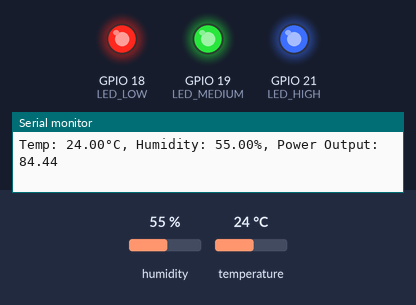
The sketch below on a simulated ESP32. On the bench: output pins drawn as LEDs (lit = HIGH), the last lines printed to the serial monitor. The test bench sets the inputs (shaded band); at power-on: humidity 55 %, temperature 24 °C.

Above: at 3.2 s.
3.3 s: humidity set to 35 %
6.0 s: humidity set to 32 %
At 6.9 s:
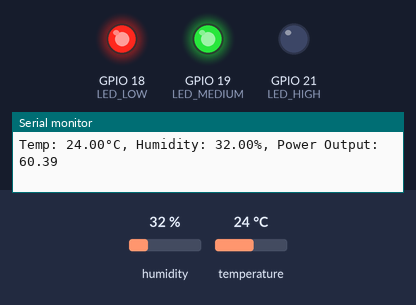
8.7 s: temperature set to 15.8 °C
11.4 s: temperature set to 15.1 °C
At 13.3 s:
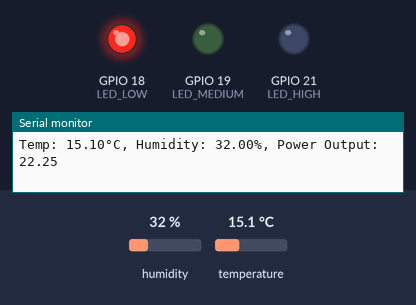
14.1 s: temperature set to 19 °C
At 16.8 s:
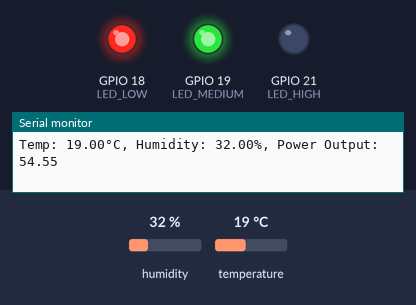
17.5 s: humidity set to 34 %
20.2 s: humidity set to 37 %
At 23.2 s:
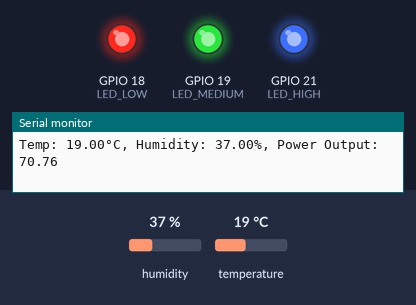
Timing chart, 0 to 24.5 s (numbered marks = the images above; inputs shaded):
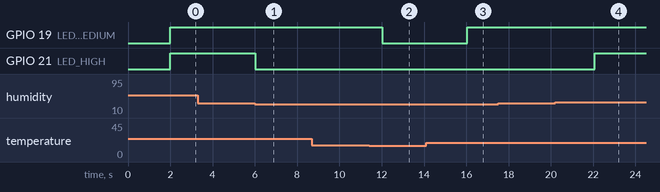

Measured:
- the behaviour switches between 34 and 33 % on humidity (found by bisection; images 0 and 1)
- the behaviour switches between 15.5 and 15.4 °C on temperature (found by bisection; images 1 and 2)
- the behaviour switches between 35 and 36 % on humidity (found by bisection; images 3 and 4)
- after the input at 6.0 s, GPIO 21 (LED_HIGH): HIGH → LOW at once
- after the input at 11.4 s, GPIO 19 (LED_MEDIUM): HIGH → LOW after 0.63 s
- after the input at 14.1 s, GPIO 19 (LED_MEDIUM): LOW → HIGH after 1.9 s
- after the input at 20.2 s, GPIO 21 (LED_HIGH): LOW → HIGH after 1.9 s

The sketch:

sketch.ino
```cpp
#include <DHT.h>
#include "Fuzzy.h"

// Định nghĩa các chân
#define DHTPIN 4
#define DHTTYPE DHT22
#define LED_LOW 18
#define LED_MEDIUM 19
#define LED_HIGH 21

// Khởi tạo cảm biến DHT
DHT dht(DHTPIN, DHTTYPE);

// Khởi tạo đối tượng logic mờ
Fuzzy* fuzzy = new Fuzzy();

// Khởi tạo các tập mờ cho nhiệt độ (cold, warm, hot)
FuzzySet* lowTemp = new FuzzySet(0, 0, 10, 20);
FuzzySet* mediumTemp = new FuzzySet(15, 20, 25, 35);
FuzzySet* highTemp = new FuzzySet(30, 40, 50, 50);

// Khởi tạo các tập mờ cho độ ẩm (dry, normal, humid)
FuzzySet* lowHumidity = new FuzzySet(0, 0, 20, 40);
FuzzySet* mediumHumidity = new FuzzySet(30, 40, 60, 70);
FuzzySet* highHumidity = new FuzzySet(60, 80, 100, 100);

// Khởi tạo các tập mờ cho công suất
FuzzySet* lowPower = new FuzzySet(0, 0, 20, 40);
FuzzySet* mediumPower = new FuzzySet(30, 40, 60, 70);
FuzzySet* highPower = new FuzzySet(60, 80, 100, 100);

// Định nghĩa các đối tượng mờ cho đầu vào và đầu ra
FuzzyInput* temp = new FuzzyInput(1);
FuzzyInput* humidity = new FuzzyInput(2);
FuzzyOutput* power = new FuzzyOutput(1);

// Định nghĩa các luật mờ antecedents
FuzzyRuleAntecedent *ifColdAndDry   = new FuzzyRuleAntecedent();
FuzzyRuleAntecedent *ifColdAndNormal = new FuzzyRuleAntecedent();
FuzzyRuleAntecedent *ifColdAndHumid  = new FuzzyRuleAntecedent();
FuzzyRuleAntecedent *ifWarmAndDry    = new FuzzyRuleAntecedent();
FuzzyRuleAntecedent *ifWarmAndNormal = new FuzzyRuleAntecedent();
FuzzyRuleAntecedent *ifWarmAndHumid  = new FuzzyRuleAntecedent();
FuzzyRuleAntecedent *ifHotAndDry     = new FuzzyRuleAntecedent();
FuzzyRuleAntecedent *ifHotAndNormal  = new FuzzyRuleAntecedent();
FuzzyRuleAntecedent *ifHotAndHumid   = new FuzzyRuleAntecedent();

// Định nghĩa các luật mờ consequents (chúng được tạo ở đây, nhưng sẽ được setup trong setup())
FuzzyRuleConsequent *thenLow    = new FuzzyRuleConsequent();
FuzzyRuleConsequent *thenMedium = new FuzzyRuleConsequent();
FuzzyRuleConsequent *thenHigh   = new FuzzyRuleConsequent();

void setup() {
  Serial.begin(115200);

  // Khởi động cảm biến DHT
  dht.begin();
  delay(2000); // Chờ cảm biến ổn định
  float testT = dht.readTemperature();
  float testH = dht.readHumidity();
  if (isnan(testT) || isnan(testH)) {
    Serial.println("DHT sensor error! Check wiring.");
    while (1); // Dừng chương trình nếu cảm biến lỗi
  }

  // Cấu hình chân LED
  pinMode(LED_LOW, OUTPUT);
  pinMode(LED_MEDIUM, OUTPUT);
  pinMode(LED_HIGH, OUTPUT);

  // Thêm các tập mờ vào biến mờ của nhiệt độ
  temp->addFuzzySet(lowTemp);
  temp->addFuzzySet(mediumTemp);
  temp->addFuzzySet(highTemp);

  // Thêm các tập mờ vào biến mờ của độ ẩm
  humidity->addFuzzySet(lowHumidity);
  humidity->addFuzzySet(mediumHumidity);
  humidity->addFuzzySet(highHumidity);

  // Thêm các tập mờ vào biến mờ của công suất
  power->addFuzzySet(lowPower);
  power->addFuzzySet(mediumPower);
  power->addFuzzySet(highPower);

  // Thêm các biến mờ vào hệ thống mờ
  fuzzy->addFuzzyInput(temp);
  fuzzy->addFuzzyInput(humidity);
  fuzzy->addFuzzyOutput(power);

  // Cấu hình các consequents
  thenLow->addOutput(lowPower);
  thenMedium->addOutput(mediumPower);
  thenHigh->addOutput(highPower);

  // Định nghĩa luật mờ cho từng trường hợp

  // Rule 1: If (Cold and Dry) then Low Power
  ifColdAndDry->joinWithAND(lowTemp, lowHumidity);
  fuzzy->addFuzzyRule(new FuzzyRule(1, ifColdAndDry, thenLow));

  // Rule 2: If (Cold and Normal) then Low Power
  ifColdAndNormal->joinWithAND(lowTemp, mediumHumidity);
  fuzzy->addFuzzyRule(new FuzzyRule(2, ifColdAndNormal, thenLow));

  // Rule 3: If (Cold and Humid) then Low Power
  ifColdAndHumid->joinWithAND(lowTemp, highHumidity);
  fuzzy->addFuzzyRule(new FuzzyRule(3, ifColdAndHumid, thenLow));

  // Rule 4: If (Warm and Dry) then Medium Power
  ifWarmAndDry->joinWithAND(mediumTemp, lowHumidity);
  fuzzy->addFuzzyRule(new FuzzyRule(4, ifWarmAndDry, thenMedium));

  // Rule 5: If (Warm and Normal) then High Power
  ifWarmAndNormal->joinWithAND(mediumTemp, mediumHumidity);
  fuzzy->addFuzzyRule(new FuzzyRule(5, ifWarmAndNormal, thenHigh));

  // Rule 6: If (Warm and Humid) then Low Power
  ifWarmAndHumid->joinWithAND(mediumTemp, highHumidity);
  fuzzy->addFuzzyRule(new FuzzyRule(6, ifWarmAndHumid, thenLow));

  // Rule 7: If (Hot and Dry) then Medium Power
  ifHotAndDry->joinWithAND(highTemp, lowHumidity);
  fuzzy->addFuzzyRule(new FuzzyRule(7, ifHotAndDry, thenMedium));

  // Rule 8: If (Hot and Normal) then High Power
  ifHotAndNormal->joinWithAND(highTemp, mediumHumidity);
  fuzzy->addFuzzyRule(new FuzzyRule(8, ifHotAndNormal, thenHigh));

  // Rule 9: If (Hot and Humid) then High Power
  ifHotAndHumid->joinWithAND(highTemp, highHumidity);
  fuzzy->addFuzzyRule(new FuzzyRule(9, ifHotAndHumid, thenHigh));
}

void loop() {
  // Đọc dữ liệu từ cảm biến DHT22
  float t = dht.readTemperature();
  float h = dht.readHumidity();

  // Kiểm tra nếu dữ liệu đọc hợp lệ
  if (isnan(t) || isnan(h)) {
    Serial.println("Failed to read from DHT sensor!");
    return;
  }

  // Đặt giá trị đầu vào cho hệ thống mờ
  fuzzy->setInput(1, t);
  fuzzy->setInput(2, h);

  // Bắt đầu quá trình fuzzification
  fuzzy->fuzzify();

  // Lấy giá trị đầu ra
  float powerOutput = fuzzy->defuzzify(1);

  // Điều khiển đèn LED dựa vào giá trị powerOutput
  digitalWrite(LED_LOW, powerOutput > 0);
  digitalWrite(LED_MEDIUM, powerOutput >= 33);
  digitalWrite(LED_HIGH, powerOutput >= 66);

  // In ra giá trị để debug
  Serial.print("Temp: "); Serial.print(t);
  Serial.print("°C, Humidity: "); Serial.print(h);
  Serial.print("%, Power Output: "); Serial.println(powerOutput);

  delay(1000);
}
```

Fuzzy.cpp
```cpp
/*
 * Robotic Research Group (RRG)
 * State University of Piauí (UESPI), Brazil - Piauí - Teresina
 *
 * Fuzzy.cpp
 *
 *      Author: AJ Alves <aj.alves@zerokol.com>
 *          Co authors: Dr. Ricardo Lira <ricardor_usp@yahoo.com.br>
 *                      Msc. Marvin Lemos <marvinlemos@gmail.com>
 *                      Douglas S. Kridi <douglaskridi@gmail.com>
 *                      Kannya Leal <kannyal@hotmail.com>
 */
#include "Fuzzy.h"

// CONTRUCTORS
Fuzzy::Fuzzy()
{
    // Initializing pointers with NULL
    // FuzzyInput
    this->fuzzyInputs = NULL;
    // FuzzyOutput
    this->fuzzyOutputs = NULL;
    // FuzzyRule
    this->fuzzyRules = NULL;
}

// DESTRUCTOR
Fuzzy::~Fuzzy()
{
    this->cleanFuzzyInputs(this->fuzzyInputs);
    this->cleanFuzzyOutputs(this->fuzzyOutputs);
    this->cleanFuzzyRules(this->fuzzyRules);
}

// PUBLIC METHODS

// Method to include a new FuzzyInput into Fuzzy
bool Fuzzy::addFuzzyInput(FuzzyInput *fuzzyInput)
{
    // auxiliary variable to handle the operation
    fuzzyInputArray *newOne;
    // allocating in memory
    if ((newOne = (fuzzyInputArray *)malloc(sizeof(fuzzyInputArray))) == NULL)
    {
        // return false if in out of memory
        return false;
    }
    // building the object
    newOne->fuzzyInput = fuzzyInput;
    newOne->next = NULL;
    // if it is the first FuzzyInput, set it as the head
    if (this->fuzzyInputs == NULL)
    {
        this->fuzzyInputs = newOne;
    }
    else
    {
        // auxiliary variable to handle the operation
        fuzzyInputArray *aux = this->fuzzyInputs;
        // find the last element of the array
        while (aux != NULL)
        {
            if (aux->next == NULL)
            {
                // make the ralations between them
                aux->next = newOne;
                return true;
            }
            aux = aux->next;
        }
    }
    return true;
}

// Method to include a new FuzzyOutput into Fuzzy
bool Fuzzy::addFuzzyOutput(FuzzyOutput *fuzzyOutput)
{
    // auxiliary variable to handle the operation
    fuzzyOutputArray *newOne;
    // allocating in memory
    if ((newOne = (fuzzyOutputArray *)malloc(sizeof(fuzzyOutputArray))) == NULL)
    {
        // return false if in out of memory
        return false;
    }
    // building the object
    newOne->fuzzyOutput = fuzzyOutput;
    newOne->next = NULL;
    // sorting the fuzzyOutput
    fuzzyOutput->order();
    // if it is the first FuzzyOutput, set it as the head
    if (this->fuzzyOutputs == NULL)
    {
        this->fuzzyOutputs = newOne;
    }
    else
    {
        // auxiliary variable to handle the operation
        fuzzyOutputArray *aux = this->fuzzyOutputs;
        // find the last element of the array
        while (aux != NULL)
        {
            if (aux->next == NULL)
            {
                // make the ralations between them
                aux->next = newOne;
                return true;
            }
            aux = aux->next;
        }
    }
    return true;
}

// Method to include a new FuzzyRule into Fuzzy
bool Fuzzy::addFuzzyRule(FuzzyRule *fuzzyRule)
{
    // auxiliary variable to handle the operation
    fuzzyRuleArray *newOne;
    // allocating in memory
    if ((newOne = (fuzzyRuleArray *)malloc(sizeof(fuzzyRuleArray))) == NULL)
    {
        // return false if in out of memory
        return false;
    }
    // building the object
    newOne->fuzzyRule = fuzzyRule;
    newOne->next = NULL;
    // if it is the first FuzzyOutput, set it as the head
    if (this->fuzzyRules == NULL)
    {
        this->fuzzyRules = newOne;
    }
    else
    {
        // auxiliary variable to handle the operation
        fuzzyRuleArray *aux = this->fuzzyRules;
        // find the last element of the array
        while (aux != NULL)
        {
            if (aux->next == NULL)
            {
                // make the ralations between them
                aux->next = newOne;
                return true;
            }
            aux = aux->next;
        }
    }
    return true;
}

// Method to set a crisp value to one FuzzyInput
bool Fuzzy::setInput(int fuzzyInputIndex, float crispValue)
{
    // auxiliary variable to handle the operation
    fuzzyInputArray *aux;
    // instantiate with the first element from array
    aux = this->fuzzyInputs;
    // while not in the end of the array, iterate
    while (aux != NULL)
    {
        // if the FuzzyInput index match with the desired
        if (aux->fuzzyInput->getIndex() == fuzzyInputIndex)
        {
            // set crisp value for this FuzzyInput and return true
            aux->fuzzyInput->setCrispInput(crispValue);
            return true;
        }
        aux = aux->next;
    }
    // if no FuzzyInput was found, return false
    return false;
}

// Method to start the calculate of the result
bool Fuzzy::fuzzify()
{
    // auxiliary variable to handle the operation
    fuzzyInputArray *fuzzyInputAux;
    fuzzyOutputArray *fuzzyOutputAux;
    fuzzyRuleArray *fuzzyRuleAux;
    // to reset the data of all FuzzyInput and FuzzyOutput objects
    // instantiate with first element of the array
    fuzzyInputAux = this->fuzzyInputs;
    // while not in the end of the array, iterate
    while (fuzzyInputAux != NULL)
    {
        // for each FuzzyInput, reset its data
        fuzzyInputAux->fuzzyInput->resetFuzzySets();
        fuzzyInputAux = fuzzyInputAux->next;
    }
    // instantiate with first element of the array
    fuzzyOutputAux = this->fuzzyOutputs;
    // while not in the end of the array, iterate
    while (fuzzyOutputAux != NULL)
    {
        // for each FuzzyOutput, reset its data
        fuzzyOutputAux->fuzzyOutput->resetFuzzySets();
        fuzzyOutputAux = fuzzyOutputAux->next;
    }
    // to calculate the pertinence of all FuzzyInput objects
    // instantiate with first element of the array
    fuzzyInputAux = this->fuzzyInputs;
    // while not in the end of the array, iterate
    while (fuzzyInputAux != NULL)
    {
        // for each FuzzyInput, calculate its pertinence
        fuzzyInputAux->fuzzyInput->calculateFuzzySetPertinences();
        fuzzyInputAux = fuzzyInputAux->next;
    }
    // to evaluate which rules were triggered
    // instantiate with first element of the array
    fuzzyRuleAux = this->fuzzyRules;
    // while not in the end of the array, iterate
    while (fuzzyRuleAux != NULL)
    {
        // for each FuzzyRule, evaluate its expressions
        fuzzyRuleAux->fuzzyRule->evaluateExpression();
        fuzzyRuleAux = fuzzyRuleAux->next;
    }
    // to truncate the output sets
    // instantiate with first element of the array
    fuzzyOutputAux = this->fuzzyOutputs;
    // while not in the end of the array, iterate
    while (fuzzyOutputAux != NULL)
    {
        // for each FuzzyOutput, truncate the result
        fuzzyOutputAux->fuzzyOutput->truncate();
        fuzzyOutputAux = fuzzyOutputAux->next;
    }
    return true;
}

// Method to verify if one specific FuzzyRule was triggered
bool Fuzzy::isFiredRule(int fuzzyRuleIndex)
{
    // auxiliary variable to handle the operation
    fuzzyRuleArray *aux;
    // instantiate with first element of the array
    aux = this->fuzzyRules;
    // while not in the end of the array, iterate
    while (aux != NULL)
    {
        // if the FuzzyRule index match with the desired
        if (aux->fuzzyRule->getIndex() == fuzzyRuleIndex)
        {
            // return the calculated result
            return aux->fuzzyRule->isFired();
        }
        aux = aux->next;
    }
    // if no FuzzyRule was found, return false
    return false;
}

// Method to retrieve the result of the process for one specific FuzzyOutput
float Fuzzy::defuzzify(int fuzzyOutputIndex)
{
    // auxiliary variable to handle the operation
    fuzzyOutputArray *aux;
    // instantiate with first element of the array
    aux = this->fuzzyOutputs;
    // while not in the end of the array, iterate
    while (aux != NULL)
    {
        // if the FuzzyOutput index match with the desired
        if (aux->fuzzyOutput->getIndex() == fuzzyOutputIndex)
        {
            // return the calculated result
            return aux->fuzzyOutput->getCrispOutput();
        }
        aux = aux->next;
    }
    return 0;
}

// PRIVATE METHODS

// Method to recursively clean all FuzzyInput from memory
void Fuzzy::cleanFuzzyInputs(fuzzyInputArray *aux)
{
    if (aux != NULL)
    {
        this->cleanFuzzyInputs(aux->next);
        // emptying allocated memory
        free(aux);
    }
}

// Method to recursively clean all FuzzyOutput from memory
void Fuzzy::cleanFuzzyOutputs(fuzzyOutputArray *aux)
{
    if (aux != NULL)
    {
        this->cleanFuzzyOutputs(aux->next);
        // emptying allocated memory
        free(aux);
    }
}

// Method to recursively clean all FuzzyRule from memory
void Fuzzy::cleanFuzzyRules(fuzzyRuleArray *aux)
{
    if (aux != NULL)
    {
        this->cleanFuzzyRules(aux->next);
        // emptying allocated memory
        free(aux);
    }
}
```

Fuzzy.h
```cpp
/*
 * Robotic Research Group (RRG)
 * State University of Piauí (UESPI), Brazil - Piauí - Teresina
 *
 * Fuzzy.h
 *
 *      Author: AJ Alves <aj.alves@zerokol.com>
 *          Co authors: Dr. Ricardo Lira <ricardor_usp@yahoo.com.br>
 *                      Msc. Marvin Lemos <marvinlemos@gmail.com>
 *                      Douglas S. Kridi <douglaskridi@gmail.com>
 *                      Kannya Leal <kannyal@hotmail.com>
 */
#ifndef FUZZY_H
#define FUZZY_H

// IMPORTING NECESSARY LIBRARIES
#include <inttypes.h>
#include "FuzzyInput.h"
#include "FuzzyOutput.h"
#include "FuzzyRule.h"

// Array struct for FuzzyInput objects
struct fuzzyInputArray
{
  FuzzyInput *fuzzyInput;
  fuzzyInputArray *next;
};

// Array struct for FuzzyOutput objects
struct fuzzyOutputArray
{
  FuzzyOutput *fuzzyOutput;
  fuzzyOutputArray *next;
};

// Array struct for FuzzyRule objects
struct fuzzyRuleArray
{
  FuzzyRule *fuzzyRule;
  fuzzyRuleArray *next;
};

// Main class of this library
class Fuzzy
{
public:
  // CONTRUCTORS
  Fuzzy();

  // DESTRUCTOR
  ~Fuzzy();

  // PUBLIC METHODS
  bool addFuzzyInput(FuzzyInput *fuzzyInput);
  bool addFuzzyOutput(FuzzyOutput *fuzzyOutput);
  bool addFuzzyRule(FuzzyRule *fuzzyRule);
  bool setInput(int fuzzyInputIndex, float crispValue);
  bool fuzzify();
  bool isFiredRule(int fuzzyRuleIndex);
  float defuzzify(int fuzzyOutputIndex);

private:
  // PRIVATE VARIABLES
  // pointers to manage the array of FuzzyInput
  fuzzyInputArray *fuzzyInputs;
  // pointers to manage the array of FuzzyOutput
  fuzzyOutputArray *fuzzyOutputs;
  // pointers to manage the array of FuzzyRule
  fuzzyRuleArray *fuzzyRules;

  // PRIVATE METHODS
  void cleanFuzzyInputs(fuzzyInputArray *aux);
  void cleanFuzzyOutputs(fuzzyOutputArray *aux);
  void cleanFuzzyRules(fuzzyRuleArray *aux);
};
#endif
```

FuzzyComposition.h
```cpp
/*
 * Robotic Research Group (RRG)
 * State University of Piauí (UESPI), Brazil - Piauí - Teresina
 *
 * FuzzyComposition.h
 *
 *      Author: AJ Alves <aj.alves@zerokol.com>
 *          Co authors: Dr. Ricardo Lira <ricardor_usp@yahoo.com.br>
 *                      Msc. Marvin Lemos <marvinlemos@gmail.com>
 *                      Douglas S. Kridi <douglaskridi@gmail.com>
 *                      Kannya Leal <kannyal@hotmail.com>
 */
#ifndef FUZZYCOMPOSITION_H
#define FUZZYCOMPOSITION_H

// IMPORTING NECESSARY LIBRARIES
#include <stdlib.h>

// CONSTANTS
#define EPSILON_VALUE 1.0E-3

// Array struct for points objects
struct pointsArray
{
  pointsArray *previous;
  float point;
  float pertinence;
  pointsArray *next;
};

class FuzzyComposition
{
public:
  // CONTRUCTORS
  FuzzyComposition();
  // DESTRUCTOR
  ~FuzzyComposition();
  // PUBLIC METHODS
  bool addPoint(float point, float pertinence);
  bool checkPoint(float point, float pertinence);
  bool build();
  float calculate();
  bool empty();
  int countPoints();

private:
  // PRIVATE VARIABLES
  pointsArray *points;

  // PRIVATE METHODS
  void cleanPoints(pointsArray *aux);
  bool rebuild(pointsArray *aSegmentBegin, pointsArray *aSegmentEnd, pointsArray *bSegmentBegin, pointsArray *bSegmentEnd);
  bool rmvPoint(pointsArray *point);
};
#endif
```

Source omitted: FuzzyComposition.cpp (10530 bytes), FuzzyIO.cpp (2712 bytes), FuzzyIO.h (1099 bytes), FuzzyInput.cpp (1285 bytes), FuzzyInput.h (733 bytes), FuzzyOutput.cpp (11100 bytes), FuzzyOutput.h (1122 bytes), FuzzyRule.cpp (1714 bytes), FuzzyRule.h (980 bytes), FuzzyRuleAntecedent.cpp (9971 bytes), FuzzyRuleAntecedent.h (1790 bytes), FuzzyRuleConsequent.cpp (2538 bytes) and 3 more
